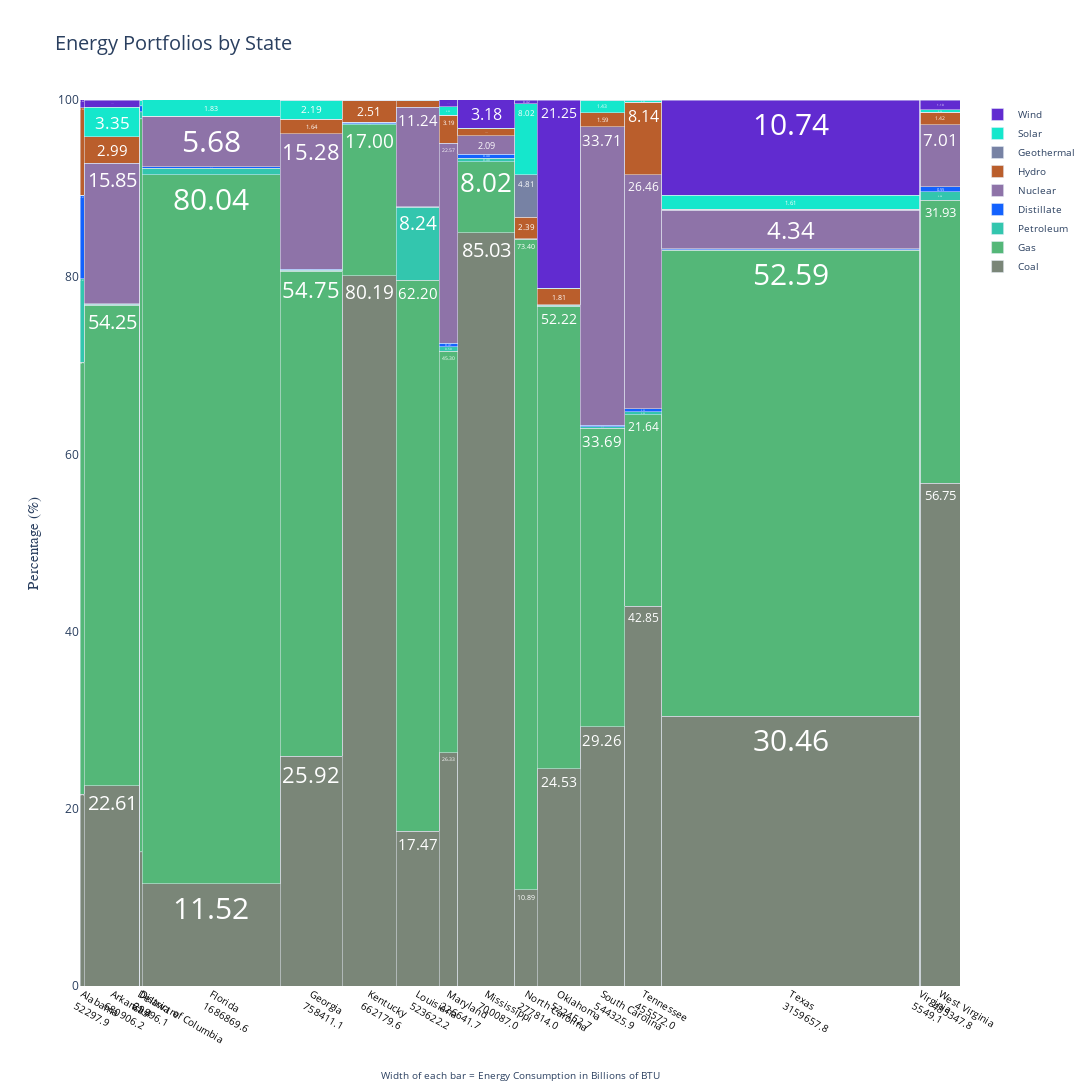

Here is the notebook cell this chart was saved with:
### Code cell
df_south,width_south,x_width_south,color_south = get_mekko_params(energy,'South')
make_mekko(df_south,width_south,x_width_south,color_south)
